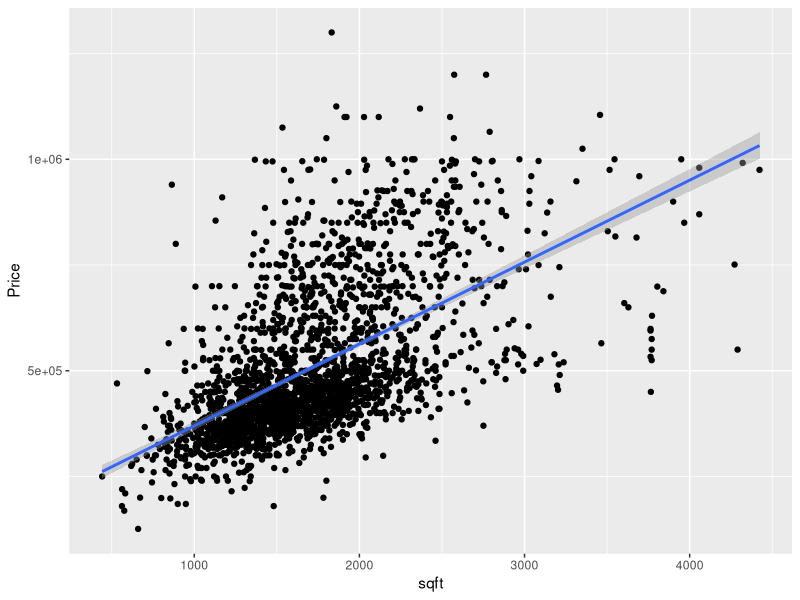
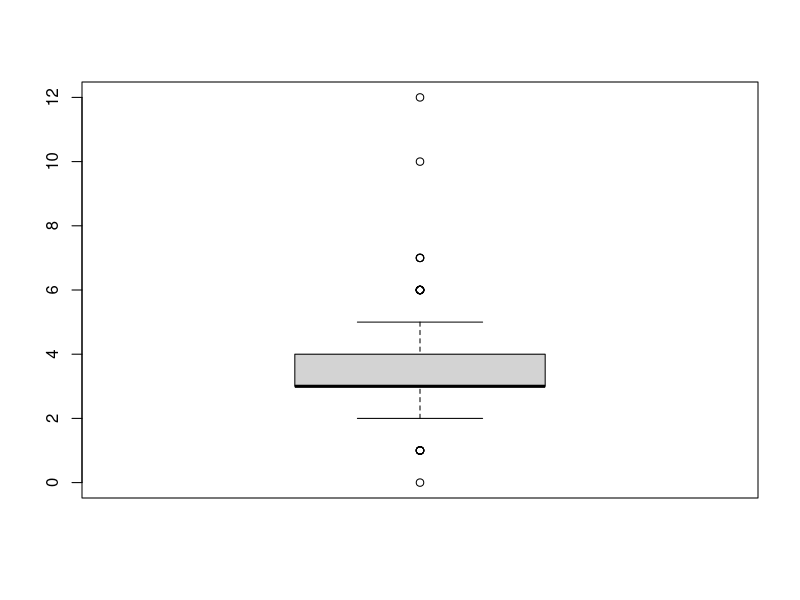
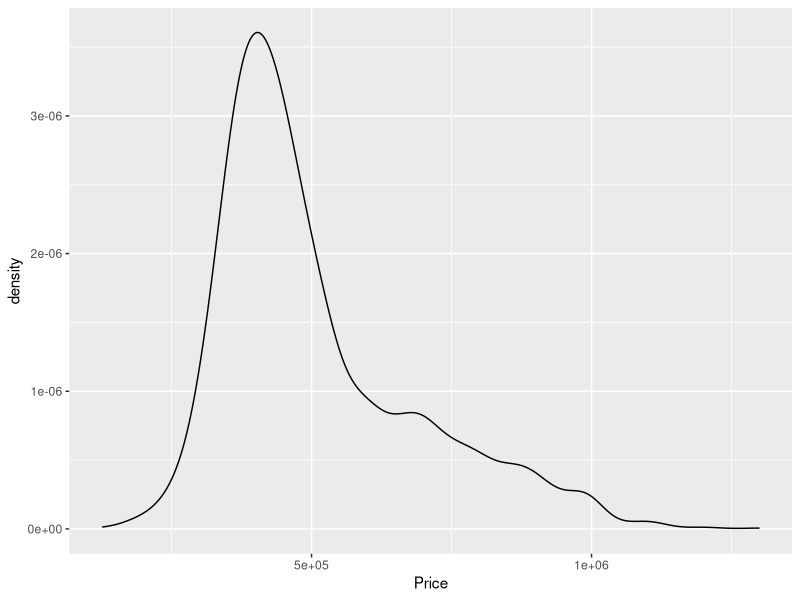

These charts were generated, in order, by the following R code:
## Machine Learning Real Estate Predictions
## Statistical Tests

# load libraries
library(dplyr)
library(tidyverse)
library(ggplot2)
library(stats)

# import and read data
base_table <- read.csv(file='combined_data_clean.csv', check.names = F, stringsAsFactors = F)
head(base_table)

# adjust cols
prop_df <- subset(base_table, select = -c(id, Address, mls))
prop_df <- prop_df %>% rename(year_built = `Year Built`)
prop_df <- prop_df %>% rename(sqft = `Approx SQFT`)
head(prop_df)

prop_filter <- prop_df[,c('Price', 'zip', 'sqft', 'year_built', 'Bedrooms', 'Bathrooms')]
prop_filter$zip <- factor(prop_filter$zip)
# prop_filter2$Bedrooms <- factor(prop_filter2$Bedrooms)
# prop_filter2$Bathrooms <- factor(prop_filter2$Bathrooms)

# calculated cols
# house age
prop_filter$age <- 2022 - prop_filter$year_built
# price per sq foot
prop_filter$ppsf <- round(prop_filter$Price / prop_filter$sqft, 2)

head(prop_filter)

## eda
price_summary <- prop_df %>% summarize(Mean=mean(Price), Median=median(Price), Variance=var(Price), SD=sd(Price))
price_summary

scttr <- ggplot(prop_df, aes(x=sqft, y=Price)) + geom_point() + geom_smooth(method=lm)
scttr

boxplot(prop_filter$Bedrooms)
table(prop_filter$Bedrooms)


prop_filter[which(prop_filter$Bedrooms > 6),]

# bp <- ggplot(prop_filter2, aes(x=Bedrooms)) + geom_boxplot()
# bp + facet_grid(. ~ zip)
## would have to bin bedrooms and zip

prop_df %>% count(Bedrooms)

## statistical test types
# one-sample test (1 independent, 1 dependent) - not appropriate
# two-sample test (1 independent, 1 dependent), dichotomous - not appropriate
# anova (1+ categorical independent, 1 continuous dependent) - this could work
# simple linear regression - no
# multiple linear regression - yes, if we remove categorical values like zip codes
# chi-squared (1 categorical, 1+ categorical) - 'is there a difference in categorical frequencies between groups?)

## statistical tests
ggplot(prop_filter, aes(x=Price)) + geom_density() # visualize distribution using density plot
shapiro.test(prop_filter$Price) # pvalue much less than 0.05, so NOT normal distribution
# note: strong right skew

# anova - considering all features are actually categorical even though they're numbers (sqft is exception)
summary(aov(Price ~ zip, data=prop_filter))
summary(aov(Price ~ zip + sqft, data = prop_filter))
summary(aov(Price ~ zip + sqft + year_built + Bedrooms + Bathrooms, data = prop_filter))

# multiple linear regression
# using only numerical values - that is, not year_built or zip
summary(lm(Price ~ sqft + Bedrooms + Bathrooms, data = prop_filter))
summary(lm(Price ~ sqft + Bedrooms + Bathrooms + age, data = prop_filter))
summary(lm(Price ~ sqft + Bedrooms + Bathrooms + age + ppsf, data = prop_filter)) # is ppsf redundant?

summary(lm(Price ~ sqft + Bedrooms + Bathrooms + age + zip, data = prop_filter))
